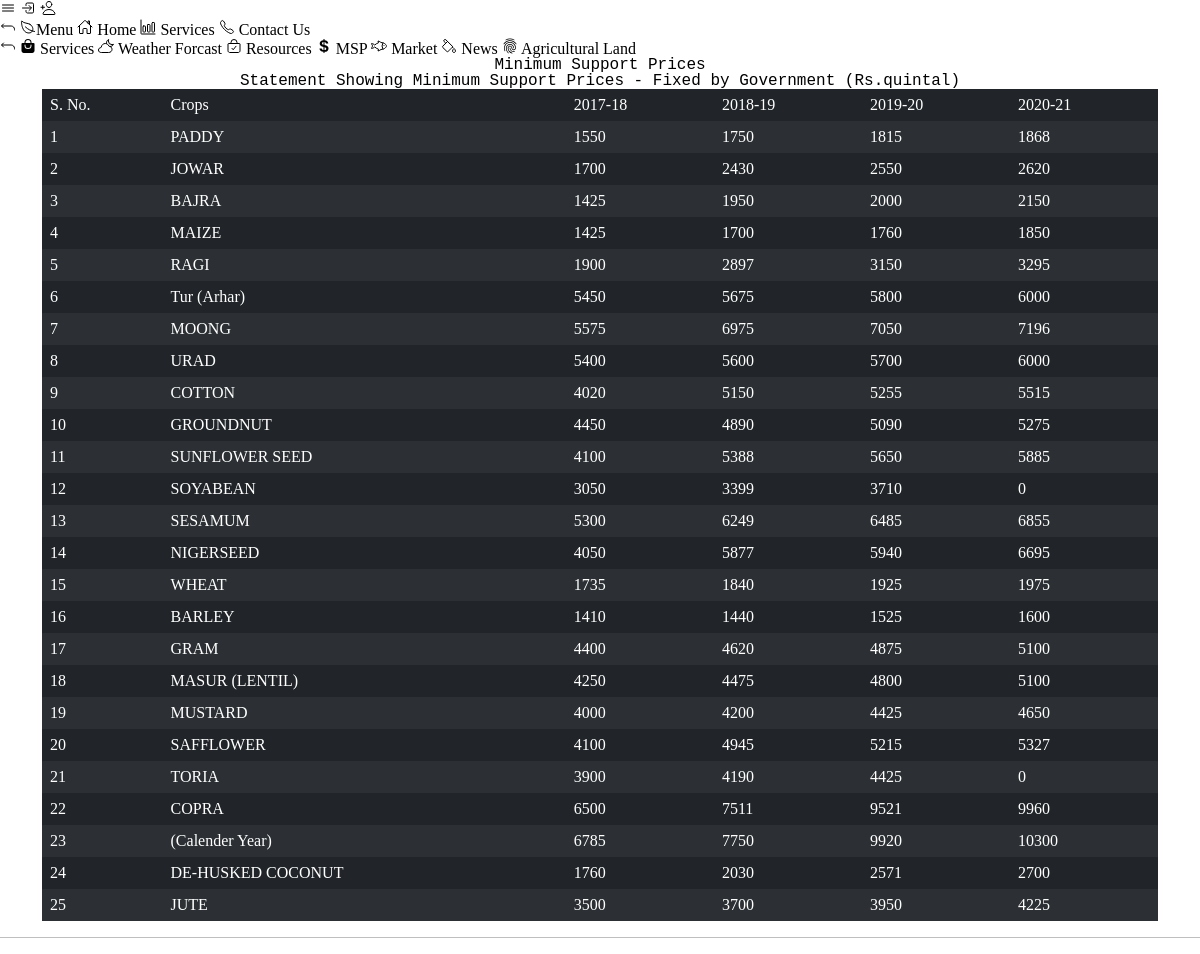
The page /msp.php on the database its author committed.
### tables this page shows
CREATE TABLE `msp` (
  `sno` int(10) NOT NULL,
  `crop` varchar(20) NOT NULL,
  `2017-18` int(10) NOT NULL,
  `2018-19` int(10) NOT NULL,
  `2019-20` int(10) NOT NULL,
  `2020-21` int(10) NOT NULL
);

### msp.php (the view, shortened to what this page needs)
<?php
include 'dbconnect.php';
?>
<!doctype html>
<html lang="en">
<head>
    <link href="https://cdn.jsdelivr.net/npm/bootstrap@5.0.0-beta1/dist/css/bootstrap.min.css" rel="stylesheet">
    <link rel="stylesheet" href="//cdn.datatables.net/1.10.20/css/jquery.dataTables.min.css">
    <link rel="stylesheet" href="assets/css/nav.php">
	<link rel="stylesheet" href="assets/css/reset.css">
</head>
<body>
  <nav class="h-nav">
        <ion-icon name="menu-outline" onclick="openNav()"></ion-icon>
        <?php
        if (!isset($_SESSION['loggedin'])) {
            echo "<a href='login.php' class='login'><ion-icon name='log-in-outline'></ion-icon></a>
	        <a href='signup.php' class='sign-up'><ion-icon name='person-add-outline'></ion-icon></a>";
        } else {
            echo "<a href='logout.php' class='login'><ion-icon name='log-out-outline'></ion-icon></a>";
        }
        ?>
    </nav>
    <nav class="v-nav-primary">
        <ion-icon name="return-up-back-outline" onclick="closeNav()"></ion-icon>
        <a class="item1">
            <?php
            if (isset($_SESSION['username'])) {
                echo '<ion-icon name=""></ion-icon>';
                echo $_SESSION['username'];
            } else {
                echo '<ion-icon name="leaf-outline"></ion-icon>';
                echo "Menu";
            }
            ?>
        </a>
        <a href="index.php" class="v-nav-item item2">
            <ion-icon name="home-outline"></ion-icon>
            Home
        </a>
        <a href="javascript:openServices()" class="v-nav-item">
            <ion-icon name="bar-chart-outline"></ion-icon>
            Services
        </a>
        <a href="" class="v-nav-item">
            <ion-icon name="call-outline"></ion-icon>
            Contact Us
        </a>
    </nav>
    <nav class="v-nav-services">
        <ion-icon name="return-up-back-outline" onclick="closeServices()"></ion-icon>
        <a class="item1">
            <?php
            if (isset($_SESSION['username'])) {
                echo "<ion-icon name=''></ion-icon>";
            } else {
                echo "<ion-icon name='bag-handle'></ion-icon>";
            }
            ?>
            Services
        </a>
        <a href="weather.php" class="v-nav-item">
            <ion-icon name="cloudy-night-outline"></ion-icon>
            Weather Forcast
        </a>
        <a href="resources.php" class="v-nav-item">
            <ion-icon name="bag-check-outline"></ion-icon>
            Resources
        </a>
        <a href="msp.php" class="v-nav-item">
            <ion-icon name="logo-usd"></ion-icon>
            MSP
        </a>
        <a href="market.php" class="v-nav-item">
            <ion-icon name="fish-outline"></ion-icon>
            Market
        </a>
        <a href="news.php" class="v-nav-item">
            <ion-icon name="color-fill-outline"></ion-icon>
            News
        </a>
        <a href="map.php" class="v-nav-item">
            <ion-icon name="finger-print-outline"></ion-icon>
            Agricultural Land
        </a>
    </nav>
    <div class="container">
        <h1 style="text-align: center;font-family: 'Roboto Mono', monospace;">Minimum Support Prices</h1>
        <h2 style="text-align:center;font-family: 'Roboto Mono', monospace;">Statement Showing Minimum Support Prices - Fixed by Government (Rs.quintal)</h2>
        <table class="table table-striped table-dark table-bordered " id="myTable">
            <thead>
                <tr>
                    <th scope="col">S. No.</th>
                    <th scope="col">Crops</th>
                    <th scope="col">2017-18</th>
                    <th scope="col">2018-19</th>
                    <th scope="col">2019-20</th>
                    <th scope="col">2020-21</th>
                </tr>
            </thead>
            <tbody>
                <?php
                $sql = "SELECT * FROM `msp`";
                $result = mysqli_query($conn, $sql);
                $sno = 0;
                while ($row = mysqli_fetch_assoc($result)) {
                    $sno = $sno + 1;
                    echo "<tr>
          <th scope='row'>" . $sno . "</th>
          <td>" . $row['crop'] . "</td>
          <td>" . $row['2017-18'] . "</td>
          <td>" . $row['2018-19'] . "</td>
          <td>" . $row['2019-20'] . "</td>
          <td>" . $row['2020-21'] . "</td></tr>";
                }
                ?>
            </tbody>
        </table>
    </div>
    <hr>
</body>
</html>

### rows shown on the page
msp: crop "PADDY", value "1550", value "1750", value "1815", value "1868"
msp: crop "JOWAR", value "1700", value "2430", value "2550", value "2620"
msp: crop "BAJRA", value "1425", value "1950", value "2000", value "2150"
msp: crop "MAIZE", value "1425", value "1700", value "1760", value "1850"
msp: crop "RAGI", value "1900", value "2897", value "3150", value "3295"
msp: crop "Tur (Arhar)", value "5450", value "5675", value "5800", value "6000"
msp: crop "MOONG", value "5575", value "6975", value "7050", value "7196"
msp: crop "URAD", value "5400", value "5600", value "5700", value "6000"
msp: crop "COTTON", value "4020", value "5150", value "5255", value "5515"
msp: crop "GROUNDNUT", value "4450", value "4890", value "5090", value "5275"
msp: crop "SUNFLOWER SEED", value "4100", value "5388", value "5650", value "5885"
msp: crop "SOYABEAN", value "3050", value "3399", value "3710", value "0"
msp: crop "SESAMUM", value "5300", value "6249", value "6485", value "6855"
msp: crop "NIGERSEED", value "4050", value "5877", value "5940", value "6695"
msp: crop "WHEAT", value "1735", value "1840", value "1925", value "1975"
msp: crop "BARLEY", value "1410", value "1440", value "1525", value "1600"
msp: crop "GRAM", value "4400", value "4620", value "4875", value "5100"
msp: crop "MASUR (LENTIL)", value "4250", value "4475", value "4800", value "5100"
msp: crop "MUSTARD", value "4000", value "4200", value "4425", value "4650"
msp: crop "SAFFLOWER", value "4100", value "4945", value "5215", value "5327"
msp: crop "TORIA", value "3900", value "4190", value "4425", value "0"
msp: crop "COPRA", value "6500", value "7511", value "9521", value "9960"
msp: crop "(Calender Year)", value "6785", value "7750", value "9920", value "10300"
msp: crop "DE-HUSKED COCONUT", value "1760", value "2030", value "2571", value "2700"
msp: crop "JUTE", value "3500", value "3700", value "3950", value "4225"
